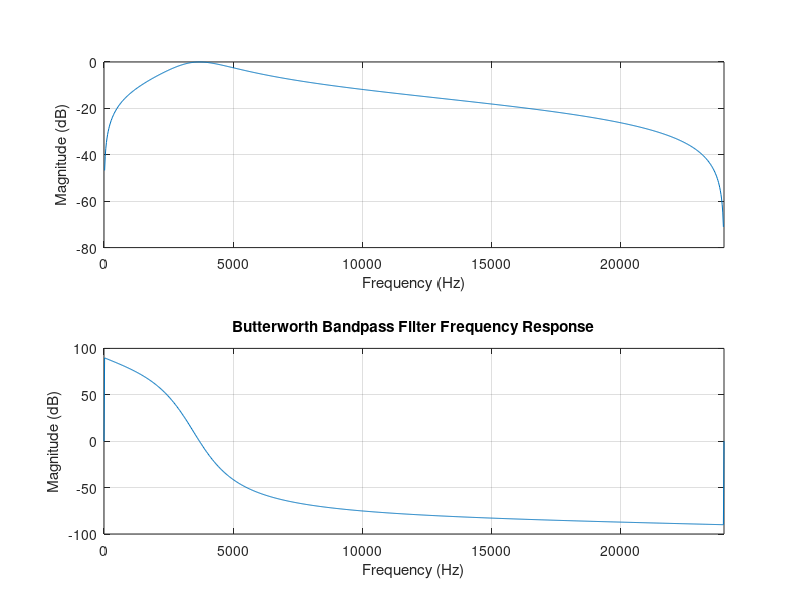

MATLAB code to generate this figure:
% 1. 滤波器设计参数
Fs = 48000;          % 采样率 48 kHz
f1 = 2600;             % 带通滤波器起始频率
f2 = 5200;             % 带通滤波器结束频率
order = 2;           % 滤波器阶数
gain_options = [0.1, 1, 10]; % 增益因子，对应 -20dB、0dB、+20dB

% 2. 归一化截止频率
Wn = [f1, f2] / (Fs / 2);

% 3. 设计 Butterworth 带通滤波器
[coeff_b, coeff_a] = butter(order/2, Wn, 'bandpass'); % 每个级联部分为 2 阶，总共 4 阶

% 确认系数长度是否为5个
assert(length(coeff_b) == 3 && length(coeff_a) == 3, '滤波器系数数量不正确，应为3个系数');

% 4. 设定缩放长度（用户定义）
scale_a_length = 14;  % 分母系数缩放位宽
scale_b_length = 14;  % 分子系数缩放位宽

% 5. 定义输入和输出位宽
DIN_WIDTH = 16;  % 输入位宽
DOUT_WIDTH = DIN_WIDTH + scale_b_length - scale_a_length;  % 输出位宽

% 6. 输出文件路径
output_folder = './data/'; % 输出文件夹

% 7. 检查并创建文件夹
if ~exist(output_folder, 'dir')
    mkdir(output_folder);  % 创建文件夹
end

% 8. 为每个增益选项生成定点系数文件
for i = 1:length(gain_options)
    gain = gain_options(i);
    coeff_b_gain = coeff_b * gain; % 应用增益因子

    % 转换为定点表示
    coeff_a_fi = round(coeff_a * 2^(scale_a_length)); % 定点化分母系数
    coeff_b_fi = round(coeff_b_gain * 2^(scale_b_length)); % 定点化增益后的分子系数

    % 保存系数到文件
    coeff_a_file = [output_folder, sprintf('coeff_a_gain%d.dat', i)];
    coeff_b_file = [output_folder, sprintf('coeff_b_gain%d.dat', i)];

    fid_a = fopen(coeff_a_file, 'w'); % 打开文件用于写入
    fid_b = fopen(coeff_b_file, 'w'); % 打开文件用于写入

    % 输出 coeff_a
    fprintf(fid_a, '%d\n', coeff_a_fi); % 逐行写入 coeff_a

    % 输出 coeff_b
    fprintf(fid_b, '%d\n', coeff_b_fi); % 逐行写入 coeff_b

    % 关闭文件
    fclose(fid_a);
    fclose(fid_b);

    fprintf('已生成增益选项 %d 的系数文件：%s 和 %s\n', i, coeff_a_file, coeff_b_file);
end

disp('所有增益选项的分子 (b) 和分母 (a) 系数已保存为竖向排列的 .dat 文件，格式为 signed DEC。');

% 绘制滤波器频率响应
figure;
freqz(coeff_b, coeff_a, 1024, Fs);
title('Butterworth Bandpass Filter Frequency Response');
xlabel('Frequency (Hz)');
ylabel('Magnitude (dB)');
grid on;

